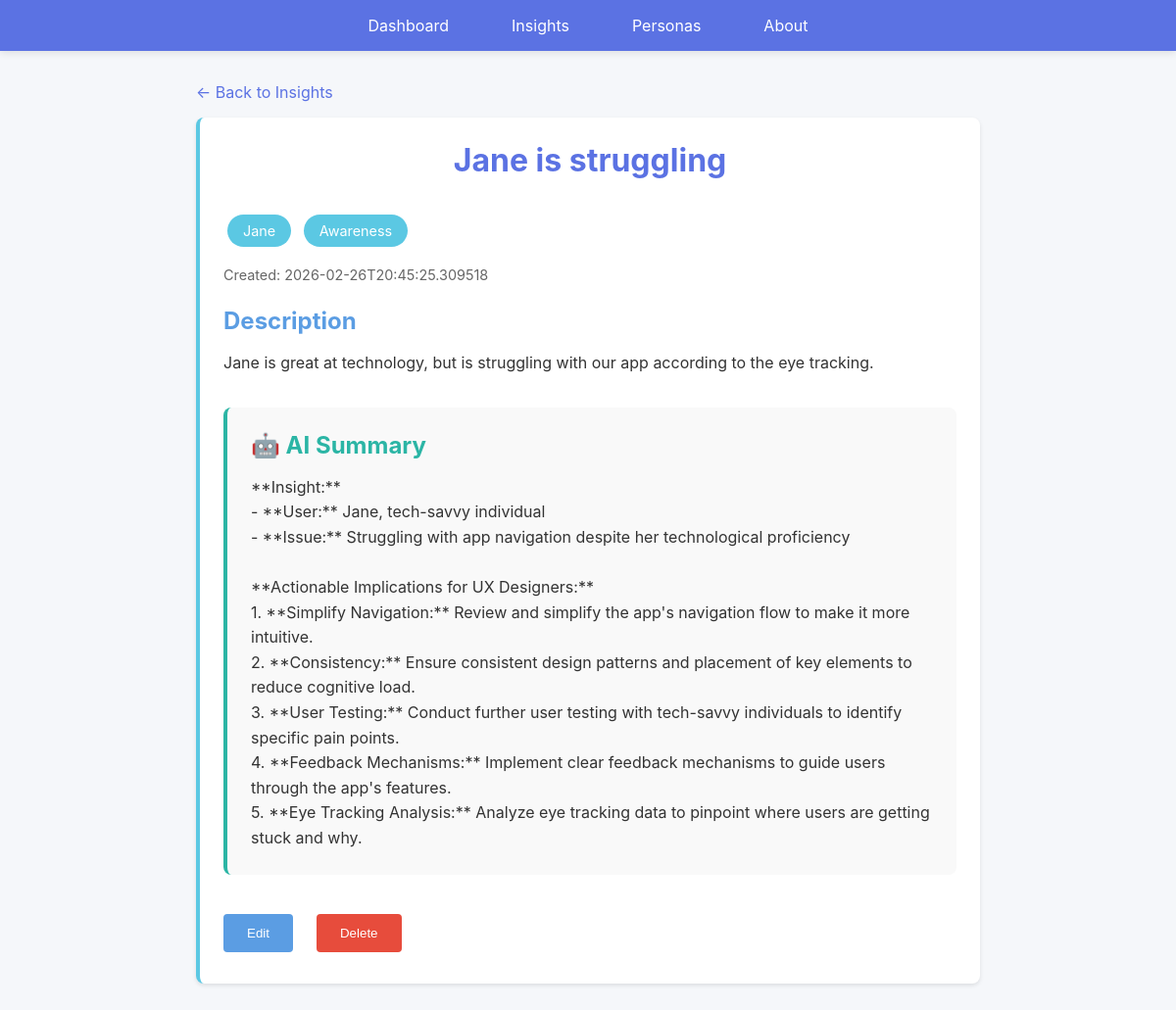
Before: /insights/6 with the older database file.
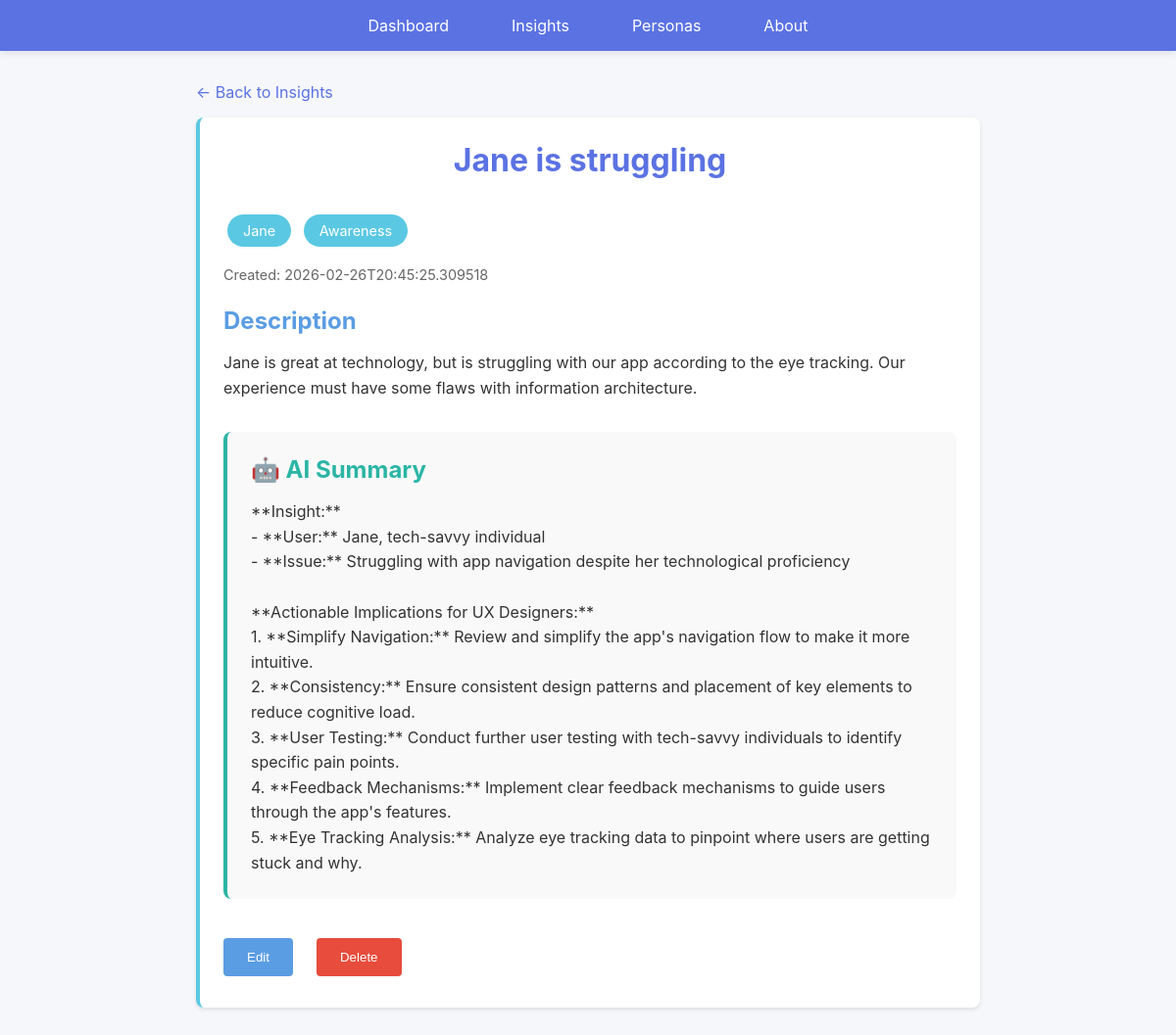
After: the same page with the newer database file.
### models.py (models this page shows, shortened)
class Insight(db.Model):
    __tablename__ = 'insights'
    id = db.Column(db.Integer, primary_key=True)
    title = db.Column(db.String(200), nullable=False)
    description = db.Column(db.Text, nullable=False)
    persona_id = db.Column(db.Integer, db.ForeignKey('personas.id'), nullable=True)
    journey_stage = db.Column(db.String(100), nullable=True)
    timestamp = db.Column(db.DateTime, nullable=False, default=datetime.utcnow)
    ai_summary = db.Column(db.Text, nullable=True)
    def to_dict(self):
        return {
            'id': self.id,
            'title': self.title,
            'description': self.description,
            'persona_id': self.persona_id,
            'persona_name': self.persona.name if self.persona else None,
            'journey_stage': self.journey_stage,
            'timestamp': self.timestamp.isoformat() if self.timestamp else None,
            'ai_summary': self.ai_summary
        }

class Persona(db.Model):
    __tablename__ = 'personas'
    id = db.Column(db.Integer, primary_key=True)
    name = db.Column(db.String(200), nullable=False)
    description = db.Column(db.Text, nullable=False)
    timestamp = db.Column(db.DateTime, nullable=False, default=datetime.utcnow)
    insights = db.relationship('Insight', backref='persona', lazy=True, cascade='all, delete-orphan')

### web_app.py (the view)
@app.route('/insights/<int:insight_id>')
def view_insight(insight_id):
    insight = Insight.query.get_or_404(insight_id)
    return render_template(
        'insight_detail.html',
        colors=COLORS,
        insight=insight.to_dict()
    )

### templates/insight_detail.html (shortened to what this page needs)
{% extends "base.html" %}
{% block content %}
<div style="max-width: 800px; margin: 0 auto;">
    <a href="/insights" style="color: var(--royal-blue); text-decoration: none; margin-bottom: 1rem; display: inline-block;">← Back to Insights</a>
    <div class="card">
        <h1 style="margin-top: 0;">{{ insight.title }}</h1>
        {% if insight.persona_id %}
        <span class="chip">{{ insight.persona_name }}</span>
        {% endif %}
        {% if insight.journey_stage %}
        <span class="chip">{{ insight.journey_stage }}</span>
        {% endif %}
        <div class="meta" style="margin: 1rem 0;">Created: {{ insight.timestamp }}</div>
        <h2>Description</h2>
        <p style="line-height: 1.6; white-space: pre-wrap;">{{ insight.description }}</p>
        {% if insight.ai_summary %}
        <div style="margin-top: 2rem; padding: 1.5rem; background: #f9f9f9; border-radius: 8px; border-left: 4px solid var(--bright-turquoise);">
            <h2 style="margin-top: 0; color: var(--bright-turquoise);">🤖 AI Summary</h2>
            <p style="line-height: 1.6; white-space: pre-wrap;">{{ insight.ai_summary }}</p>
        </div>
        {% else %}
        <div style="margin-top: 2rem;">
            <button class="btn btn-ai" onclick="generateSummary('{{ insight.id }}')">Generate AI Summary</button>
        </div>
        {% endif %}
        <div style="margin-top: 2rem; display: flex; gap: 1rem;">
            <button class="btn btn-secondary" onclick="editInsight('{{ insight.id }}')">Edit</button>
            <button class="btn" onclick="deleteInsight('{{ insight.id }}')" style="background-color: #e74c3c;">Delete</button>
        </div>
    </div>
</div>
{% endblock %}

### templates/base.html (shortened to what this page needs)
<!DOCTYPE html>
<html lang="en">
<head>
    <link rel="stylesheet" href="{{ url_for('static', filename='style.css') }}">
</head>
<body>
    <nav>
        <ul>
            <li><a href="/">Dashboard</a></li>
            <li><a href="/insights">Insights</a></li>
            <li><a href="/personas">Personas</a></li>
            <li><a href="/about">About</a></li>
        </ul>
    </nav>
    <div class="container">
        {% block content %}{% endblock %}
    </div>
</body>
</html>

### static/style.css (style rules this page uses)
* { margin: 0; padding: 0; box-sizing: border-box; }
body { font-family: -apple-system, BlinkMacSystemFont, 'Segoe UI', Roboto, Oxygen, Ubuntu, Cantarell, sans-serif; background-color: #f5f7fa; color: #333; }
nav { background-color: var(--royal-blue); padding: 1rem 0; box-shadow: 0 2px 8px rgba(0,0,0,0.1); position: sticky; top: 0; z-index: 100; }
nav ul { list-style: none; display: flex; justify-content: center; gap: 2rem; max-width: 1200px; margin: 0 auto; padding: 0 1rem; }
nav a { color: white; text-decoration: none; padding: 0.5rem 1rem; border-radius: 4px; transition: background-color 0.3s; }
.container { max-width: 1200px; margin: 0 auto; padding: 2rem 1rem; }
h1 { color: var(--royal-blue); margin-bottom: 2rem; text-align: center; }
h2 { color: var(--medium-blue); margin: 1.5rem 0 1rem 0; }
.card { background: var(--white); border-radius: 8px; padding: 1.5rem; box-shadow: 0 2px 4px rgba(0,0,0,0.1); border-left: 4px solid var(--sky-blue); }
.btn { background-color: var(--royal-blue); color: white; padding: 0.75rem 1.5rem; border: none; border-radius: 4px; cursor: pointer; transition: background-color 0.3s; margin: 0.5rem 0.5rem 0.5rem 0; }
.btn-secondary { background-color: var(--medium-blue); }
.chip { display: inline-block; background-color: var(--sky-blue); color: white; padding: 0.5rem 1rem; border-radius: 20px; margin: 0.25rem; font-size: 0.9rem; }
.meta { color: #666; font-size: 0.9rem; margin: 0.5rem 0; }

Changed rows visible on the page:
changed Insight "Jane is struggling": description "Jane is great at technology, but is struggling with our app according to the eye tracking." → "Jane is great at technology, but is struggling with our app according to the eye tracking. Our experience must have some flaws with information architecture."
